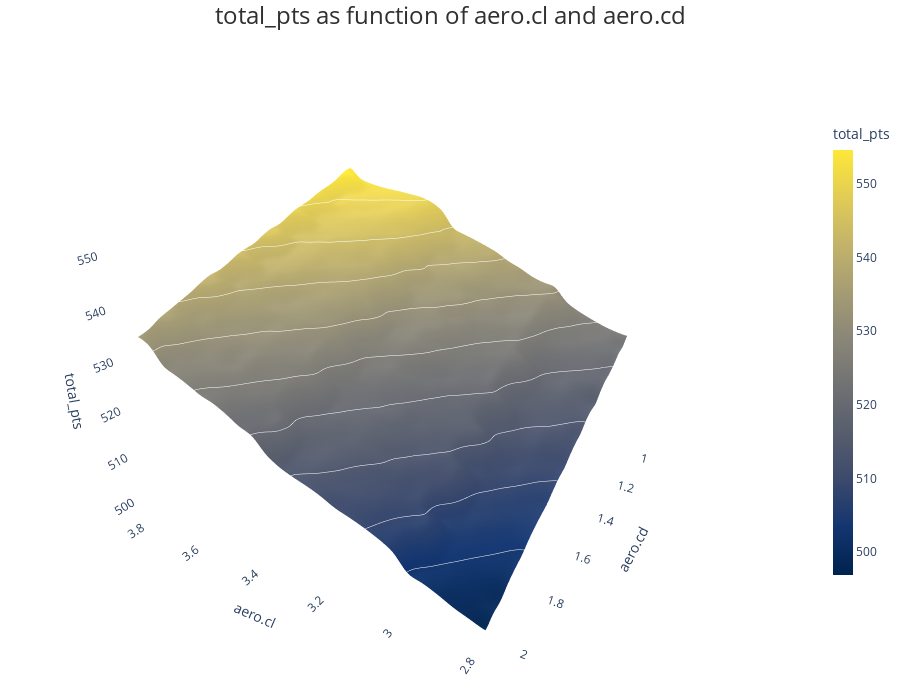

Source (notebook cell):
### Code cell
aero_results.plot_surface(view_angle=120)

### Figure 1 — Plotly figure (JSON) as saved in the notebook; plotly's stock layout.template omitted (floating-point values rounded to 4 significant figures; data arrays with more than 128 entries replaced by an {"elided": "..."} marker saying what was removed)
{"data": [{"colorbar": {"len": 0.7, "thickness": 20, "tickfont": {"size": 12}, "title": {"font": {"size": 14}, "text": "total_pts"}}, "colorscale": [[0, "#00224e"], [0.1111, "#123570"], [0.2222, "#3b496c"], [0.3333, "#575d6d"], [0.4444, "#707173"], [0.5556, "#8a8678"], [0.6667, "#a59c74"], [0.7778, "#c3b369"], [0.8889, "#e1cc55"], [1, "#fee838"]], "contours": {"z": {"color": "white", "end": 554.7, "show": true, "size": 5.775, "start": 497.0, "width": 2}}, "hovertemplate": "aero.cl: %{x:.2f}<br>aero.cd: %{y:.2f}<br>total_pts: %{z:.2f}<extra></extra>", "type": "surface", "x": {"elided": "130x130 float values"}, "y": {"elided": "130x130 float values"}, "z": {"elided": "130x130 float values"}}], "layout": {"height": 700, "margin": {"b": 15, "l": 0, "r": 0, "t": 15}, "scene": {"aspectratio": {"x": 1, "y": 1, "z": 0.8}, "camera": {"center": {"x": 0, "y": 0, "z": 0}, "eye": {"x": -1.0, "y": 1.732, "z": 0.8}, "up": {"x": 0, "y": 0, "z": 1}}, "xaxis": {"backgroundcolor": "rgba(240, 240, 240, 0.8)", "gridcolor": "rgba(211, 211, 211, 0.3)", "showbackground": true, "title": {"text": "aero.cl"}}, "yaxis": {"backgroundcolor": "rgba(240, 240, 240, 0.8)", "gridcolor": "rgba(211, 211, 211, 0.3)", "showbackground": true, "title": {"text": "aero.cd"}}, "zaxis": {"backgroundcolor": "rgba(240, 240, 240, 0.8)", "gridcolor": "rgba(211, 211, 211, 0.3)", "showbackground": true, "title": {"text": "total_pts"}}}, "title": {"font": {"color": "#303030", "size": 24}, "pad": {"b": 0, "t": 0}, "text": "total_pts as function of aero.cl and aero.cd", "x": 0.5, "xanchor": "center", "yanchor": "top"}, "width": 900}}
